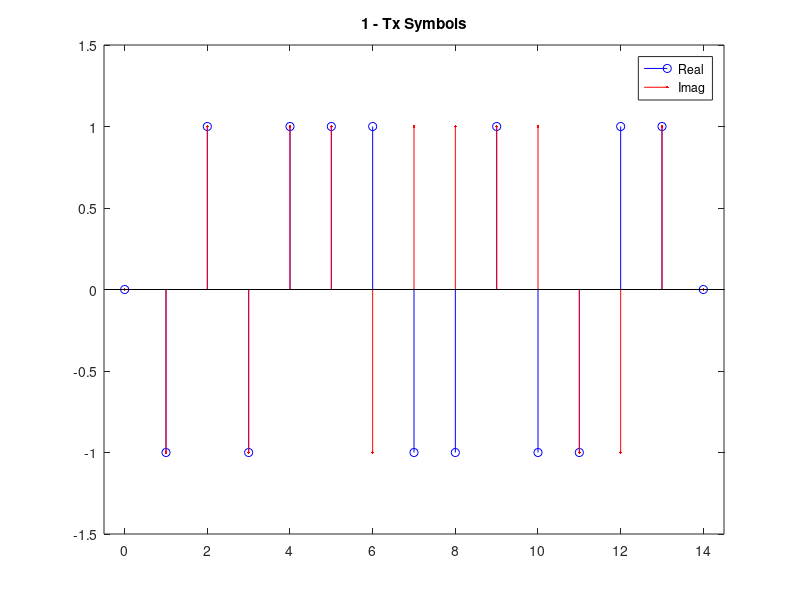
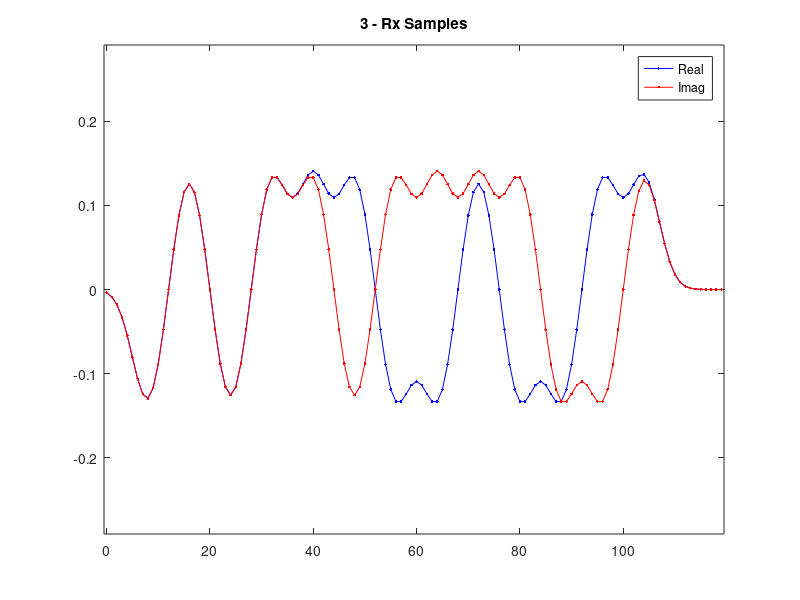

The MATLAB script that drew these images, in order:

close all; clearvars; clc

Data1 = xlsread('SymbsC.csv');
Data2 = xlsread('SampsTxC.csv');
Data3 = xlsread('SampsRxC.csv');

Symbs = Data1(1:2:end-1)+1i*Data1(2:2:end);
SampsTx = Data2(1:2:end-1)+1i*Data2(2:2:end);
SampsRx = Data3(1:2:end-1)+1i*Data3(2:2:end);

Time1 = 0:length(Symbs)-1;
figure; box on; hold on
stem(Time1,real(Symbs),'bo-')
stem(Time1,imag(Symbs),'r.-')
axis([-.5 length(Symbs)-0.5 1.5*[-1 1]])
legend('Real','Imag');
title('1 - Tx Symbols'); hold off

% Time2 = 0:length(SampsTx)-1;
% figure; box on; hold on
% stem(Time2,real(SampsTx),'bo-')
% stem(Time2,imag(SampsTx),'r.-')
% axis([-.5 length(SampsTx)-0.5 1.5*max(abs(SampsTx))*[-1 1]])
% legend('Real','Imag');
% title('2 - Tx Samples'); hold off

Time3 = 0:length(SampsRx)-1;
figure; box on; hold on
plot(Time3,real(SampsRx),'b.-')
plot(Time3,imag(SampsRx),'r.-')
line([0 length(SampsRx)],[1 1],'Color','g')
line([0 length(SampsRx)],[-1 -1],'Color','g')
axis([-.5 length(SampsRx)-0.5 1.5*max(abs(SampsRx))*[-1 1]])
legend('Real','Imag');
title('3 - Rx Samples'); hold off
